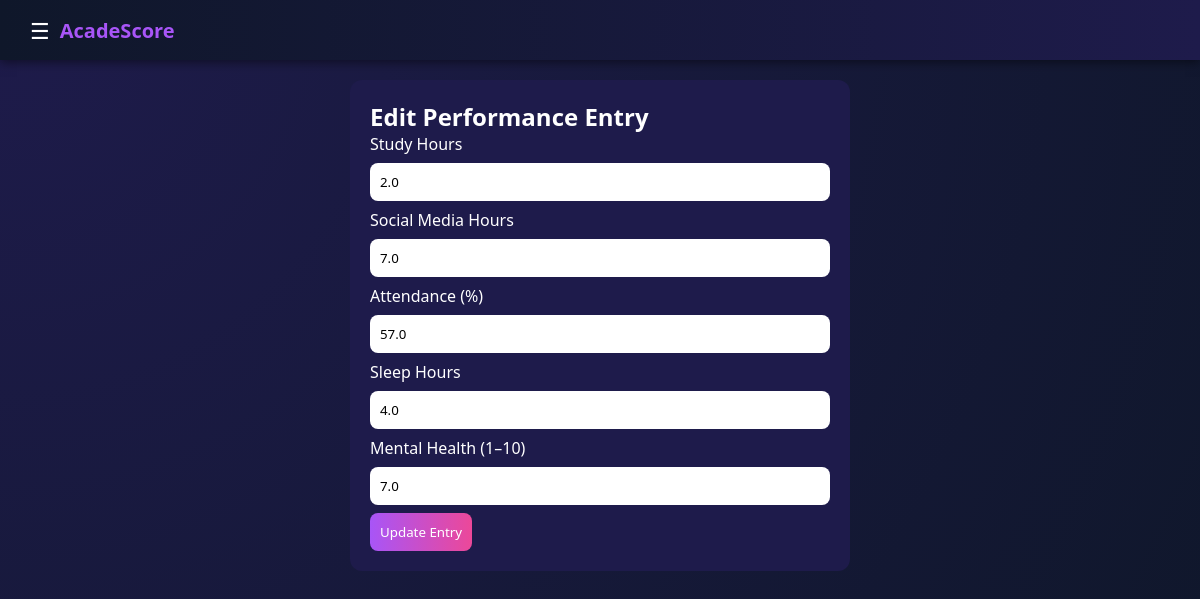
/edit/5 (signed in), run on the app's committed database.
### app.py (models this page shows)
class Prediction(db.Model):
    id = db.Column(db.Integer, primary_key=True)
    user_id = db.Column(db.Integer, nullable=False)
    study_hours = db.Column(db.Float)
    social_media = db.Column(db.Float)
    part_time_job = db.Column(db.Integer)
    attendance = db.Column(db.Float)
    sleep = db.Column(db.Float)
    mental_health = db.Column(db.Float)
    score = db.Column(db.Float)
    entry_date = db.Column(db.Date, nullable=False)

### app.py (the view, shortened to what this page needs)
@app.route("/edit/<int:id>", methods=["GET","POST"])
@login_required
def edit_entry(id):
    entry = Prediction.query.get_or_404(id)
    if entry.user_id != current_user.id:
        return "Unauthorized"
    return render_template("edit.html", entry=entry)

### app.py (called while the page is built)
@login_manager.user_loader
def load_user(user_id):
    return User.query.get(int(user_id))

### templates/edit.html
{% extends "dashboard_layout.html" %}
{% block content %}
<div class="entry-wrapper">
    <div class="entry-card">
        <h2 class="entry-title">
            Edit Performance Entry
        </h2>
        <form method="POST" class="entry-form">
            <div class="form-group">
                <label>Study Hours</label>
                <input
                    type="number"
                    step="0.1"
                    name="study"
                    value="{{ entry.study_hours }}"
                    min="0"
                    max="24"
                    required>
            </div>
            <div class="form-group">
                <label>Social Media Hours</label>
                <input
                    type="number"
                    step="0.1"
                    name="social"
                    value="{{ entry.social_media }}"
                    min="0"
                    max="24"
                    required>
            </div>
            <div class="form-group">
                <label>Attendance (%)</label>
                <input
                    type="number"
                    step="0.1"
                    name="attendance"
                    value="{{ entry.attendance }}"
                    min="0"
                    max="100"
                    required>
            </div>
            <div class="form-group">
                <label>Sleep Hours</label>
                <input
                    type="number"
                    step="0.1"
                    name="sleep"
                    value="{{ entry.sleep }}"
                    min="0"
                    max="24"
                    required>
            </div>
            <div class="form-group">
                <label>Mental Health (1–10)</label>
                <input
                    type="number"
                    step="0.1"
                    name="mental"
                    value="{{ entry.mental_health }}"
                    min="1"
                    max="10"
                    required>
            </div>
            <div class="form-group full">
                <button type="submit" class="submit-btn">
                    Update Entry
                </button>
            </div>
        </form>
    </div>
</div>
{% endblock %}

### static/css/style.css (style rules this page uses)
* { margin:0; padding:0; box-sizing:border-box; font-family:"Segoe UI", Arial, sans-serif; }
body { background: radial-gradient(circle at top left,#1e1b4b,#0f172a); color:#fff; }
body, html { height:100%; width:100%; }
.form-card, .entry-card { background:#1e1b4b; padding:20px; border-radius:12px; max-width:500px; margin:auto; }
input, select { width:100%; padding:10px; margin:8px 0; border:none; border-radius:8px; }
button { padding:10px; background:linear-gradient(90deg,#a855f7,#ec4899); border:none; color:white; border-radius:8px; cursor:pointer; }

### data on the page
Prediction: study "2.0", social "7.0", attendance "57.0", sleep "4.0", mental "7.0"
